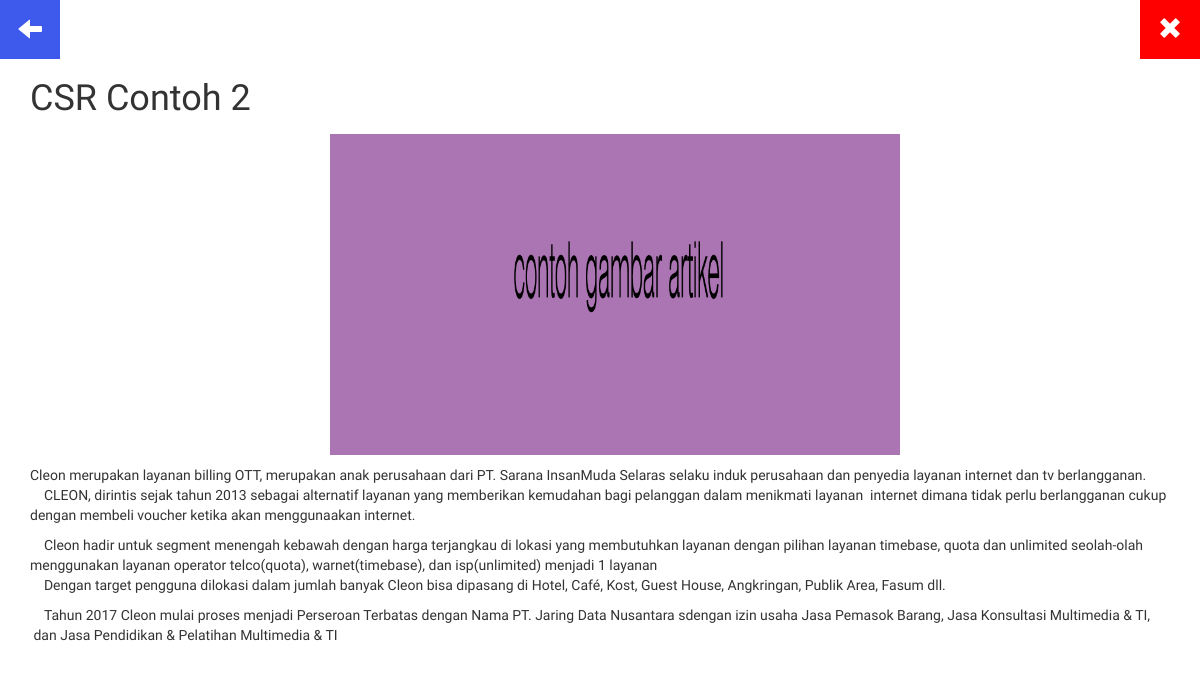
The page /sims/page/detail_csr/ART002 on the database its author committed.
### tables this page shows
CREATE TABLE `artikel` (
  `id_artikel` varchar(50) NOT NULL,
  `foto_artikel` text NOT NULL,
  `judul_artikel` varchar(100) NOT NULL,
  `isi_artikel` text NOT NULL,
  `id_kategori_artikel` varchar(100) NOT NULL
);

### application/controllers/Sims.php (called while the page is built, shortened)
<?php
	class sims extends CI_Controller{
		function __construct(){
			$this->load->model('model_sims');
		}
		function page(){
			$page = $this->uri->segment(3);
			$item_slide = $this->model_sims->tmp_slide()->row_array();
			$data['item_slide'] = $item_slide;
			$data['tmp_slide'] = $this->model_sims->tmp_slide()->result();
			$data['page'] = $page;
			if($page == 'layanan'){
				$data['tmp_layanan'] = $this->model_sims->tmp_layanan()->result();
				$this->load->view('sims',$data);
			}else if($page == 'profil'){
				$item_profil = $this->model_sims->tmp_profil()->row_array();
				$data['item_profil'] = $item_profil;
				$this->load->view('sims',$data);
			}else if($page == 'kontak'){
				$item_kontak = $this->model_sims->tmp_profil()->row_array();
				$data['item_kontak'] = $item_kontak;
				$this->load->view('sims',$data);
			}else if($page == 'galery'){
				$data['tmp_ket_galery'] = $this->model_sims->tmp_ket_galery()->result();
				$data['tmp_galery'] = $this->model_sims->tmp_galery()->result();
				$this->load->view('sims',$data);
			}else if($page == 'detail_layanan'){
				$d_layanan = $this->uri->segment(4);
				$data['hsl'] = $this->model_sims->qw("artikel","WHERE id_artikel = '$d_layanan'");
				$this->load->view('sims',$data);
			}else if($page == 'detail_csr'){
				$d_csr = $this->uri->segment(4);
				$data['hsl'] = $this->model_sims->qw("artikel","WHERE id_artikel = '$d_csr'");
				$this->load->view('sims',$data);
			}else if($page == 'detail_promo'){
				$d_promo = $this->uri->segment(4);
				$data['hsl'] = $this->model_sims->qw("artikel","WHERE id_artikel  = '$d_promo'");
				$this->load->view('sims',$data);
			}else{
				$this->load->view('sims',$data);
			}
		}
	}
 ?>

### index.php (called while the page is built, shortened)
<?php
require_once BASEPATH.'core/CodeIgniter.php';

### application/models/Model_sims.php (called while the page is built, shortened)
<?php
	class model_sims extends CI_Model{
		function qw($table,$prop){
			return $this->db->query("SELECT * FROM $table $prop");
		}
	}
 ?>

### application/views/page/detail_csr.php (the view)
<div class="container-fluid">
	<div class="row">
		<div class="exit" id="exit-biru">
			<h3><a href="<?php echo site_url('sims/page/csr') ?>"><span class="glyphicon glyphicon-arrow-left"></span></a></h3>
		</div>
		<div class="exit">
			<h3><a href="<?php echo site_url('sims/page/home') ?>"><span class="glyphicon glyphicon-remove"></span></a></h3>
		</div>
	</div>
</div>
<?php
	$val = $hsl->row_array();
 ?>
<div class="container">
	<h1>CSR <?php echo $val['judul_artikel']; ?></h1>
	<img src="<?php echo base_url() ?>artikel/<?php echo $val['foto_artikel'] ?>" class="item-page-detail-layanan-img">
	<?php echo $val['isi_artikel'] ?>
</div>

### rows shown on the page
artikel: judul_artikel "Contoh 2", foto_artikel (picture), isi_artikel "Cleon merupakan layanan billing OTT, merupakan anak perusahaan dari PT. Sarana InsanMuda Selaras selaku induk perusahaan dan penyedia layanan internet dan tv berlangganan. CLEON, dirintis sejak tahun 2013 sebagai alternatif layanan yang memberikan kemudahan bagi pelanggan dalam menikmati layanan internet dimana tidak perlu berlangganan cukup dengan membeli voucher ketika akan menggunaakan internet. Cleon hadir untuk segment menengah kebawah dengan harga terjangkau di lokasi yang membutuhkan layanan dengan pilihan layanan timebase, quota dan unlimited seolah-olah menggunakan layanan operator telco(quota), warnet(timebase), dan isp(unlimited) menjadi 1 layanan Dengan target pengguna dilokasi…"
